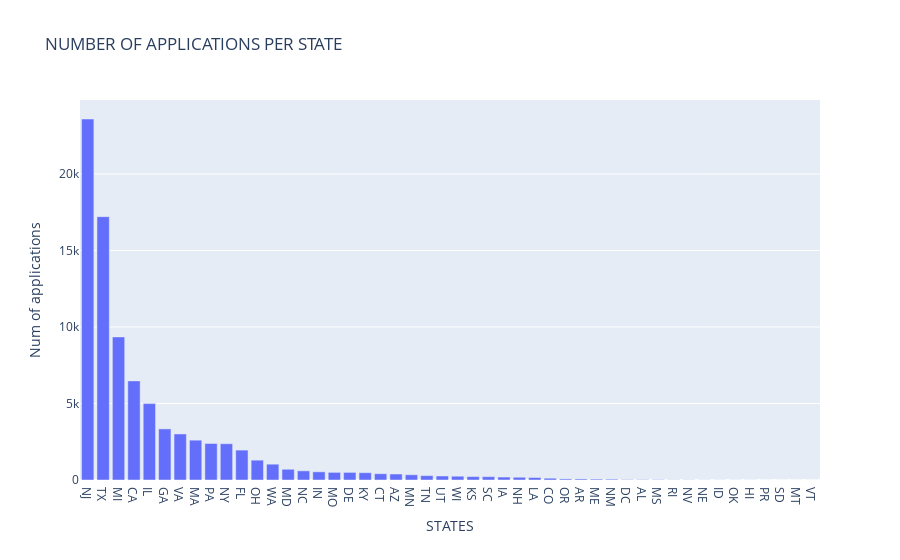

This figure's notebook cell:
### Code cell
t1 = go.Bar(x=dfempst.EMPLOYER_STATE.values,y=dfempst.countvar.values,name='Employerstate')
layout = go.Layout(dict(title= "NUMBER OF APPLICATIONS PER STATE",xaxis=dict(title="STATES"),yaxis=dict(title="Num of applications")))
data = [t1]
fig =go.Figure(data,layout)
iplot(fig)

### Figure 1 — Plotly figure (JSON) as saved in the notebook; plotly's stock layout.template omitted (floating-point values rounded to 4 significant figures)
{"data": [{"name": "Employerstate", "type": "bar", "x": ["NJ", "TX", "MI", "CA", "IL", "GA", "VA", "MA", "PA", "NY", "FL", "OH", "WA", "MD", "NC", "IN", "MO", "DE", "KY", "CT", "AZ", "MN", "TN", "UT", "WI", "KS", "SC", "IA", "NH", "LA", "CO", "OR", "AR", "ME", "NM", "DC", "AL", "MS", "RI", "NV", "NE", "ID", "OK", "HI", "PR", "SD", "MT", "VT"], "y": [23594, 17211, 9351, 6478, 4993, 3340, 3009, 2604, 2387, 2371, 1954, 1297, 1034, 701, 600, 535, 499, 497, 477, 410, 392, 342, 286, 263, 247, 222, 217, 193, 180, 162, 117, 71, 69, 59, 54, 26, 25, 21, 11, 11, 7, 6, 5, 4, 2, 2, 1, 1]}], "layout": {"title": {"text": "NUMBER OF APPLICATIONS PER STATE"}, "xaxis": {"title": {"text": "STATES"}}, "yaxis": {"title": {"text": "Num of applications"}}}}
